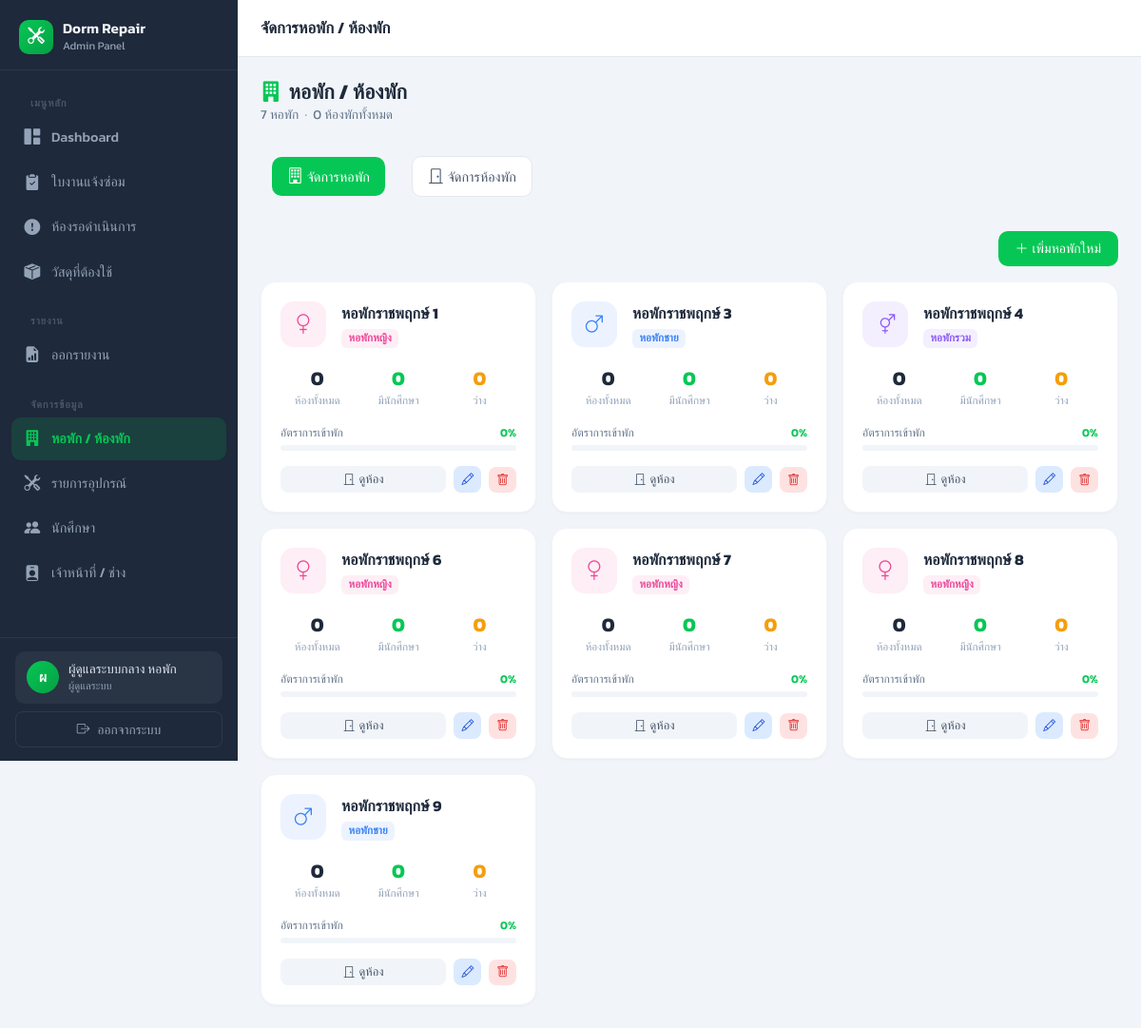
The app's page /admin/dorms.php (signed in) with its own data.
### tables this page shows
CREATE TABLE dorms (
    id INT AUTO_INCREMENT PRIMARY KEY,
    name VARCHAR(100) NOT NULL,
    dorm_type ENUM('หอพักชาย', 'หอพักหญิง', 'หอพักรวม') NOT NULL,
    created_at TIMESTAMP DEFAULT CURRENT_TIMESTAMP
);

### admin/dorms.php (the view, shortened to what this page needs)
<?php
require_once '../connect.php';
$page_title   = 'จัดการหอพัก / ห้องพัก';
$current_page = 'dorms';
$activeTab    = $_GET['tab'] ?? 'dorms';
$selectedDorm = (int)($_GET['dorm_id'] ?? 0);
$dorms = $pdo->query("
    SELECT d.*, d.dorm_type,
           COUNT(r.id) AS room_count,
           SUM(CASE WHEN s.student_id IS NOT NULL THEN 1 ELSE 0 END) AS occupied_count
    FROM dorms d
    LEFT JOIN rooms r ON d.id = r.dorm_id
    LEFT JOIN students s ON r.id = s.room_id
    GROUP BY d.id
    ORDER BY d.id ASC
")->fetchAll();
include 'includes/header.php';
?>
<div class="page-header">
    <div>
        <h2><i class="bi bi-building-fill me-2" style="color:#06C755;"></i>หอพัก / ห้องพัก</h2>
        <p class="page-desc">
            <?= count($dorms) ?> หอพัก &nbsp;·&nbsp;
            <?= array_sum(array_column($dorms, 'room_count')) ?> ห้องพักทั้งหมด
        </p>
    </div>
</div>
<ul class="nav nav-pills mb-4 gap-1" style="border-bottom:none;">
    <li class="nav-item">
        <a class="nav-link <?= $activeTab === 'dorms' ? 'active' : '' ?>"
           href="?tab=dorms"
           style="<?= $activeTab === 'dorms' ? 'background:#06C755;' : 'background:white;color:#475569;border:1.5px solid #e2e8f0;' ?> border-radius:10px;font-size:0.9rem;font-weight:500;">
            <i class="bi bi-building me-1"></i>จัดการหอพัก
        </a>
    </li>
    <li class="nav-item">
        <a class="nav-link <?= $activeTab === 'rooms' ? 'active' : '' ?>"
           href="?tab=rooms<?= $selectedDorm ? '&dorm_id=' . $selectedDorm : '' ?>"
           style="<?= $activeTab === 'rooms' ? 'background:#06C755;' : 'background:white;color:#475569;border:1.5px solid #e2e8f0;' ?> border-radius:10px;font-size:0.9rem;font-weight:500;">
            <i class="bi bi-door-closed me-1"></i>จัดการห้องพัก
        </a>
    </li>
</ul>
<?php if ($activeTab === 'dorms'): ?>
<div class="d-flex justify-content-end mb-3">
    <button class="btn btn-sm" style="background:#06C755;color:white;border:none;border-radius:10px;padding:8px 18px;"
            onclick="openAddDormModal()">
        <i class="bi bi-plus-lg me-1"></i>เพิ่มหอพักใหม่
    </button>
</div>
<div class="row g-3">
    <?php foreach ($dorms as $d): ?>
    <?php
    $typeIcon  = ['หอพักชาย' => 'bi-gender-male', 'หอพักหญิง' => 'bi-gender-female', 'หอพักรวม' => 'bi-gender-ambiguous'][$d['dorm_type']] ?? 'bi-building';
    $typeColor = ['หอพักชาย' => '#3b82f6', 'หอพักหญิง' => '#ec4899', 'หอพักรวม' => '#8b5cf6'][$d['dorm_type']] ?? '#64748b';
    $occupancy = $d['room_count'] > 0 ? round($d['occupied_count'] / $d['room_count'] * 100) : 0;
    ?>
    <div class="col-12 col-md-6 col-lg-4">
        <div class="panel mb-0">
            <div class="panel-body">
                <div class="d-flex align-items-start gap-3 mb-3">
                    <div style="width:48px;height:48px;border-radius:14px;background:<?= $typeColor ?>18;display:flex;align-items:center;justify-content:center;font-size:1.3rem;color:<?= $typeColor ?>;flex-shrink:0;">
                        <i class="bi <?= $typeIcon ?>"></i>
                    </div>
                    <div class="flex-fill">
                        <div style="font-weight:700;font-size:1rem;color:#1e293b;"><?= htmlspecialchars($d['name']) ?></div>
                        <span class="badge" style="background:<?= $typeColor ?>18;color:<?= $typeColor ?>;font-size:0.72rem;border-radius:6px;">
                            <?= htmlspecialchars($d['dorm_type']) ?>
                        </span>
                    </div>
                </div>
                <div class="row g-2 mb-3 text-center">
                    <div class="col-4">
                        <div style="font-size:1.3rem;font-weight:700;color:#1e293b;"><?= $d['room_count'] ?></div>
                        <div style="font-size:0.72rem;color:#94a3b8;">ห้องทั้งหมด</div>
                    </div>
                    <div class="col-4">
                        <div style="font-size:1.3rem;font-weight:700;color:#06C755;"><?= $d['occupied_count'] ?></div>
                        <div style="font-size:0.72rem;color:#94a3b8;">มีนักศึกษา</div>
                    </div>
                    <div class="col-4">
                        <div style="font-size:1.3rem;font-weight:700;color:#f59e0b;"><?= $d['room_count'] - $d['occupied_count'] ?></div>
                        <div style="font-size:0.72rem;color:#94a3b8;">ว่าง</div>
                    </div>
                </div>
                <div class="mb-3">
                    <div class="d-flex justify-content-between mb-1">
                        <span style="font-size:0.75rem;color:#64748b;">อัตราการเข้าพัก</span>
                        <span style="font-size:0.75rem;font-weight:600;color:#06C755;"><?= $occupancy ?>%</span>
                    </div>
                    <div style="height:6px;background:#f1f5f9;border-radius:3px;overflow:hidden;">
                    </div>
                </div>
                <div class="d-flex gap-2">
                    <a href="?tab=rooms&dorm_id=<?= $d['id'] ?>"
                       class="btn btn-sm flex-fill" style="background:#f1f5f9;color:#475569;border:none;font-size:0.8rem;border-radius:8px;">
                        <i class="bi bi-door-closed me-1"></i>ดูห้อง
                    </a>
                    <button class="btn btn-sm" style="background:#dbeafe;color:#1d4ed8;border:none;font-size:0.8rem;border-radius:8px;"
                            onclick="openEditDormModal(<?= htmlspecialchars(json_encode($d)) ?>)">
                        <i class="bi bi-pencil"></i>
                    </button>
                    <form method="POST" style="margin:0;" onsubmit="return confirmDeleteDorm(event, '<?= htmlspecialchars($d['name']) ?>', <?= $d['room_count'] ?>)">
                        <button type="submit" class="btn btn-sm" style="background:#fee2e2;color:#dc2626;border:none;font-size:0.8rem;border-radius:8px;">
                            <i class="bi bi-trash"></i>
                        </button>
                    </form>
                </div>
            </div>
        </div>
    </div>
    <?php endforeach; ?>
</div>
<?php endif; ?>
<?php
include 'includes/footer.php';
?>

### admin/includes/header.php (shortened to what this page needs)
<!DOCTYPE html>
<html lang="th">
<head>
    <link href="https://cdn.jsdelivr.net/npm/bootstrap@5.3.0/dist/css/bootstrap.min.css" rel="stylesheet">
    <link href="https://cdn.jsdelivr.net/npm/bootstrap-icons@1.10.5/font/bootstrap-icons.css" rel="stylesheet">
    <link href="https://cdn.jsdelivr.net/npm/sweetalert2@11/dist/sweetalert2.min.css" rel="stylesheet">
</head>
<body>
<aside class="sidebar" id="sidebar">
    <div class="sidebar-brand">
        <div class="brand-icon"><i class="bi bi-tools"></i></div>
        <div>
            <div class="brand-text">Dorm Repair</div>
            <div class="brand-sub">Admin Panel</div>
        </div>
    </div>
    <nav class="sidebar-nav">
        <div class="sidebar-section-label">เมนูหลัก</div>
        <a href="index.php" class="nav-item <?= ($current_page ?? '') === 'dashboard' ? 'active' : '' ?>">
            <i class="bi bi-grid-1x2-fill"></i> Dashboard
        </a>
        <a href="repairs.php" class="nav-item <?= ($current_page ?? '') === 'repairs' ? 'active' : '' ?>">
            <i class="bi bi-clipboard2-check-fill"></i> ใบงานแจ้งซ่อม
        </a>
        <a href="pending.php" class="nav-item <?= ($current_page ?? '') === 'pending' ? 'active' : '' ?>">
            <i class="bi bi-exclamation-circle-fill"></i> ห้องรอดำเนินการ
        </a>
        <a href="materials.php" class="nav-item <?= ($current_page ?? '') === 'materials' ? 'active' : '' ?>">
            <i class="bi bi-box-seam-fill"></i> วัสดุที่ต้องใช้
        </a>
        <div class="sidebar-section-label">รายงาน</div>
        <a href="report.php" class="nav-item <?= ($current_page ?? '') === 'report' ? 'active' : '' ?>">
            <i class="bi bi-file-earmark-bar-graph-fill"></i> ออกรายงาน
        </a>
        <div class="sidebar-section-label">จัดการข้อมูล</div>
        <a href="dorms.php" class="nav-item <?= ($current_page ?? '') === 'dorms' ? 'active' : '' ?>">
            <i class="bi bi-building-fill"></i> หอพัก / ห้องพัก
        </a>
        <a href="items.php" class="nav-item <?= ($current_page ?? '') === 'items' ? 'active' : '' ?>">
            <i class="bi bi-tools"></i> รายการอุปกรณ์
        </a>
        <a href="students.php" class="nav-item <?= ($current_page ?? '') === 'students' ? 'active' : '' ?>">
            <i class="bi bi-people-fill"></i> นักศึกษา
        </a>
        <a href="staff.php" class="nav-item <?= ($current_page ?? '') === 'staff' ? 'active' : '' ?>">
            <i class="bi bi-person-badge-fill"></i> เจ้าหน้าที่ / ช่าง
        </a>
    </nav>
    <div class="sidebar-footer">
        <div class="admin-info">
            <div class="admin-avatar"><?= mb_substr($_SESSION['admin_name'] ?? 'A', 0, 1) ?></div>
            <div>
                <div class="admin-name"><?= htmlspecialchars($_SESSION['admin_name'] ?? '') ?></div>
                <div class="admin-role"><?= $_SESSION['admin_role'] === 'admin' ? 'ผู้ดูแลระบบ' : 'ช่างซ่อม' ?></div>
            </div>
        </div>
        <a href="logout.php" class="btn-logout">
            <i class="bi bi-box-arrow-right"></i> ออกจากระบบ
        </a>
    </div>
</aside>
<div class="main-wrapper">
    <header class="topbar">
        <div class="flex-fill">
            <div class="topbar-title"><?= htmlspecialchars($page_title ?? '') ?></div>
        </div>
    </header>
    <main class="main-content">

### admin/includes/footer.php (shortened to what this page needs)
    </main>
</div>
</body>
</html>

### admin/includes/header.php (style rules this page uses)
:root { --primary: #06C755; --primary-dark: #05a044; --sidebar-bg: #1e293b; --sidebar-hover: #0f172a; --sidebar-active: rgba(6, 199, 85, 0.15); --sidebar-text: #94a3b8; --sidebar-text-active: #06C755; --sidebar-width: 250px; --topbar-height: 60px; }
* { box-sizing: border-box; }
body { font-family: 'Kanit', sans-serif; background-color: #f1f5f9; color: #334155; margin: 0; padding: 0; }
.sidebar { position: fixed; top: 0; left: 0; width: var(--sidebar-width); height: 100vh; background-color: var(--sidebar-bg); display: flex; flex-direction: column; z-index: 1000; overflow-y: auto; transition: transform 0.3s ease; }
.sidebar-brand { padding: 20px 20px 16px 20px; border-bottom: 1px solid rgba(255,255,255,0.06); display: flex; align-items: center; gap: 10px; }
.sidebar-brand .brand-icon { width: 36px; height: 36px; background: linear-gradient(135deg, var(--primary), var(--primary-dark)); border-radius: 10px; display: flex; align-items: center; justify-content: center; font-size: 1.1rem; color: white; flex-shrink: 0; }
.sidebar-brand .brand-text { font-size: 0.95rem; font-weight: 600; color: #f1f5f9; line-height: 1.3; }
.sidebar-brand .brand-sub { font-size: 0.72rem; color: var(--sidebar-text); font-weight: 400; }
.sidebar-section-label { font-size: 0.68rem; font-weight: 600; color: #475569; text-transform: uppercase; letter-spacing: 0.08em; padding: 18px 20px 6px 20px; }
.sidebar-nav { flex: 1; padding: 8px 12px; }
.nav-item { display: flex; align-items: center; gap: 10px; padding: 10px 12px; border-radius: 10px; color: var(--sidebar-text); text-decoration: none; font-size: 0.9rem; font-weight: 500; margin-bottom: 2px; transition: all 0.2s ease; }
.nav-item i { font-size: 1.05rem; width: 20px; text-align: center; flex-shrink: 0; }
.nav-item.active { background-color: var(--sidebar-active); color: var(--sidebar-text-active); font-weight: 600; }
.nav-item.active i { color: var(--primary); }
.sidebar-footer { padding: 14px 16px; border-top: 1px solid rgba(255,255,255,0.06); }
.admin-info { display: flex; align-items: center; gap: 10px; padding: 10px 12px; border-radius: 10px; background: rgba(255,255,255,0.05); margin-bottom: 8px; }
.admin-avatar { width: 34px; height: 34px; border-radius: 50%; background: linear-gradient(135deg, var(--primary), var(--primary-dark)); display: flex; align-items: center; justify-content: center; color: white; font-size: 0.9rem; font-weight: 600; flex-shrink: 0; }
.admin-name { font-size: 0.85rem; font-weight: 500; color: #e2e8f0; line-height: 1.3; }
.admin-role { font-size: 0.7rem; color: var(--sidebar-text); }
.btn-logout { display: flex; align-items: center; justify-content: center; gap: 8px; width: 100%; padding: 8px 12px; border-radius: 8px; color: #94a3b8; text-decoration: none; font-size: 0.85rem; border: 1px solid rgba(255,255,255,0.08); transition: all 0.2s; }
.main-wrapper { margin-left: var(--sidebar-width); min-height: 100vh; display: flex; flex-direction: column; }
.topbar { background: white; height: var(--topbar-height); display: flex; align-items: center; padding: 0 24px; border-bottom: 1px solid #e2e8f0; position: sticky; top: 0; z-index: 100; gap: 12px; }
.topbar-title { font-size: 1.05rem; font-weight: 600; color: #1e293b; flex: 1; }
.main-content { padding: 24px; flex: 1; }
.page-header { display: flex; align-items: center; justify-content: space-between; margin-bottom: 24px; flex-wrap: wrap; gap: 12px; }
.page-header h2 { font-size: 1.35rem; font-weight: 700; color: #1e293b; margin: 0; }
.page-header .page-desc { font-size: 0.85rem; color: #64748b; margin: 0; }
.panel { background: white; border-radius: 16px; border: 1px solid #f1f5f9; box-shadow: 0 1px 3px rgba(0,0,0,0.04); margin-bottom: 24px; overflow: hidden; }
.panel-body { padding: 20px; }

### records on screen
dorms: name "หอพักราชพฤกษ์ 1", dorm_type "หอพักหญิง", room_count "0", occupied_count "0", occupancy "0"
dorms: name "หอพักราชพฤกษ์ 3", dorm_type "หอพักชาย", room_count "0", occupied_count "0", occupancy "0"
dorms: name "หอพักราชพฤกษ์ 4", dorm_type "หอพักรวม", room_count "0", occupied_count "0", occupancy "0"
dorms: name "หอพักราชพฤกษ์ 6", dorm_type "หอพักหญิง", room_count "0", occupied_count "0", occupancy "0"
dorms: name "หอพักราชพฤกษ์ 7", dorm_type "หอพักหญิง", room_count "0", occupied_count "0", occupancy "0"
dorms: name "หอพักราชพฤกษ์ 8", dorm_type "หอพักหญิง", room_count "0", occupied_count "0", occupancy "0"
dorms: name "หอพักราชพฤกษ์ 9", dorm_type "หอพักชาย", room_count "0", occupied_count "0", occupancy "0"

### other values on screen
mb_substr($_SESSION['admin_name'] ?? 'A', 0, 1) "ผ"
$_SESSION['admin_name'] "ผู้ดูแลระบบกลาง หอพัก"
$page_title "จัดการหอพัก / ห้องพัก"
count($dorms) "7"
array_sum(array_column($dorms, 'room_count')) "0"
